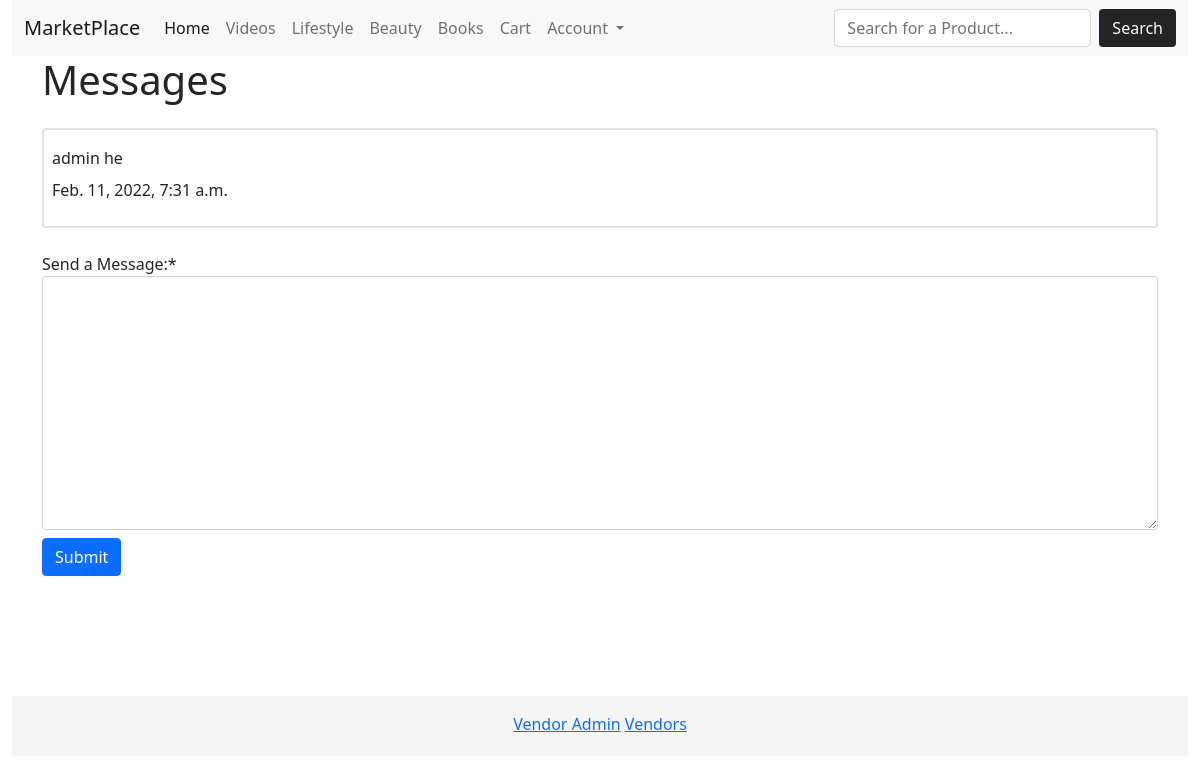
/messages/13/ (signed in), run on an earlier commit of the app's database.
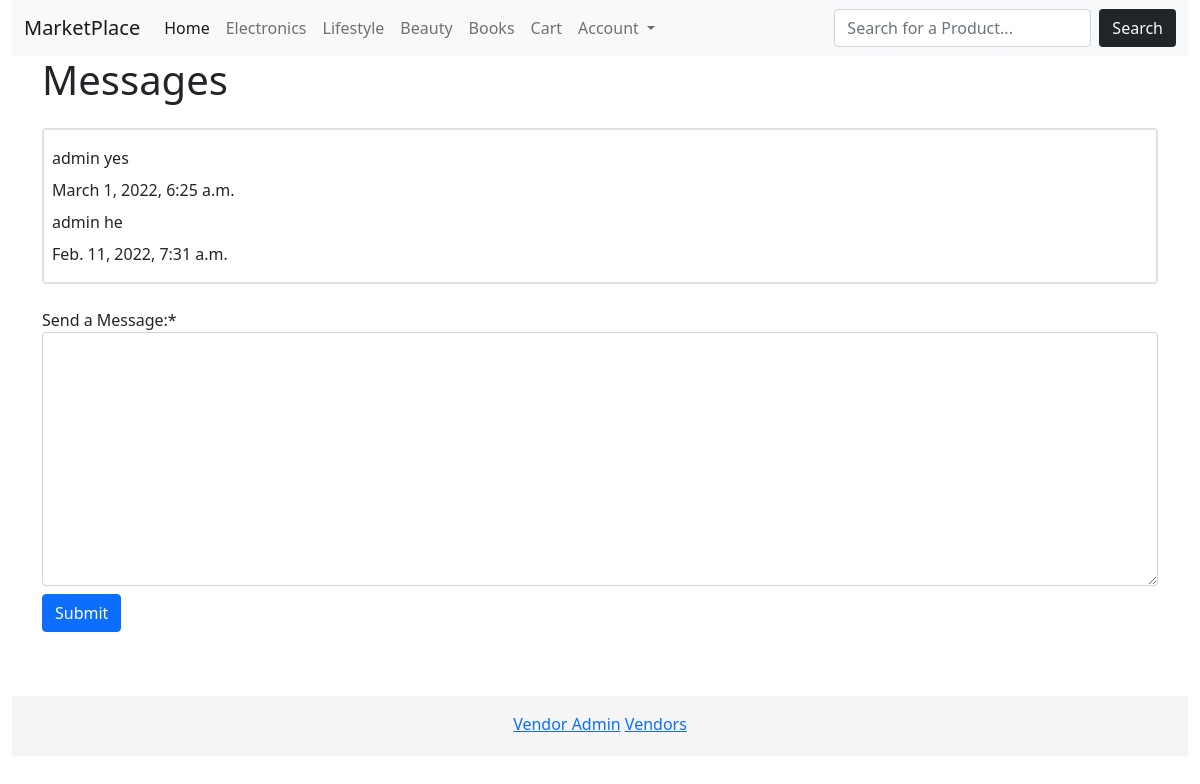
And on a later commit of the database.
### product/models.py (models this page shows)
class Category(models.Model):
	title = models.CharField(max_length=255)
	slug = models.SlugField(max_length=255)
	ordering = models.IntegerField(default=0)
	class Meta:
		ordering = ['ordering']
	def __str__(self):
		return self.title

### messenger/models.py (models this page shows, shortened)
class Message(models.Model):
	user = models.ForeignKey(User, on_delete=models.CASCADE)
	thread = models.ForeignKey(Thread, related_name='messages', on_delete=models.CASCADE)
	content = models.TextField(max_length=500,verbose_name="Send a Message:")
	updated = models.DateTimeField(auto_now=True, auto_now_add=False)
	created = models.DateTimeField(auto_now=False, auto_now_add=True)
	class Meta:
		ordering = ['-updated','-created']

### messenger/views.py (the view, shortened to what this page needs)
# urls.py: path('<int:pk>/', views.threadView, name='thread'),
@login_required
def threadView(request,pk):
	thread = get_object_or_404(Thread,pk=pk)
	comments = thread.messages.all()
	form = MessageForm()
	context = {'comments':comments,
				'thread':thread,
				'form':form
				 }
	return render(request, 'messenger/thread.html',context)

### messenger/forms.py
class MessageForm(ModelForm):
	class Meta:
		model = Message
		fields = ['content']

### cart/cart.py (called while the page is built)
	def __len__(self):
		return sum(item['quantity'] for item in self.cart.values())

### cart/context_processors.py (called while the page is built)
def cart(request):
	return ({'cart':Cart(request)})

### product/context_processors.py (called while the page is built)
def menu_categories(request):
	categories = Category.objects.all()
	return {'menu_categories':categories}

def vendor_categories(request):
	pattern = r"\/vendors\/(\d+)"
	result = re.match(pattern, request.path)
	if result:
		print(result, result.group())
		vendor = result.group(1)
		print(vendor)
		vendor_categories = SubCategory.objects.filter(vendor=vendor)
		print(vendor_categories)
		return {'vendor_categories':vendor_categories}
	else:
		return {'vendor_categories':''}

### messenger/templates/messenger/thread.html (shortened to what this page needs)
{% extends 'site/main.html' %}
{% load crispy_forms_tags %}
{% block content %}
	<h1> Messages</h1>
	<div class="border border-2 rounded bg-mute my-4 p-2" style="min-height: 100px;">
				{% for comment in comments %}
			<div class=" my-2">
			{{comment.user}}
			{{comment.content}}
			<div class="mt-2">
				<span>{{comment.created}}</span>
			</div>
			</div>
		{% endfor %}
	</div>
	<form method="POST" action="">
	{{form|crispy}}
	<button type="submit" class="btn btn-primary mt-2">Submit</button>
	</form>
{% endblock %}

### base/templates/site/navbar.html (shortened to what this page needs)
<nav class="navbar navbar-expand-lg navbar-light bg-light">
  <div class="container-fluid">
    <a class="navbar-brand" href="/">MarketPlace</a>
    <div class="collapse navbar-collapse" id="navbarNav">
      <ul class="navbar-nav me-auto mb-2 mb-lg-0">
        <li class="nav-item">
          <a class="nav-link active" aria-current="page" href="/">Home</a>
        </li>
        {% for category in menu_categories %}
        <li class="nav-item">
          <a class="nav-link" href="{% url 'productCategory' category.slug %}">{{category}}</a>
        </li>
        {% endfor %}
        <li class="nav-item">
          <a href="{% url 'cart' %}" class="nav-link">Cart{% if cart %}({{cart|length}}){% endif %}</a>
        </li>
          <li class="nav-item dropdown">
          <a class="nav-link dropdown-toggle" href="#" id="navbarDarkDropdownMenuLink" role="button" data-bs-toggle="dropdown" aria-expanded="false">
            Account
          </a>
        </li>
      </ul>
        <form class="d-flex"method="GET" action="{% url 'search' %}">
            <input class="form-control me-2" type="text" class="input" placeholder="Search for a Product..." name="query">
            <button class="btn bg-dark text-light" type="submit" >Search</button>
        </form>
    </div>
  </div>
</nav>

What changed in the data, as far as the page shows it:
removed Category: title "Videos"
added Category: title "Electronics"
added Message: user "admin", content "yes", created "March 1, 2022, 6:25 a.m."
